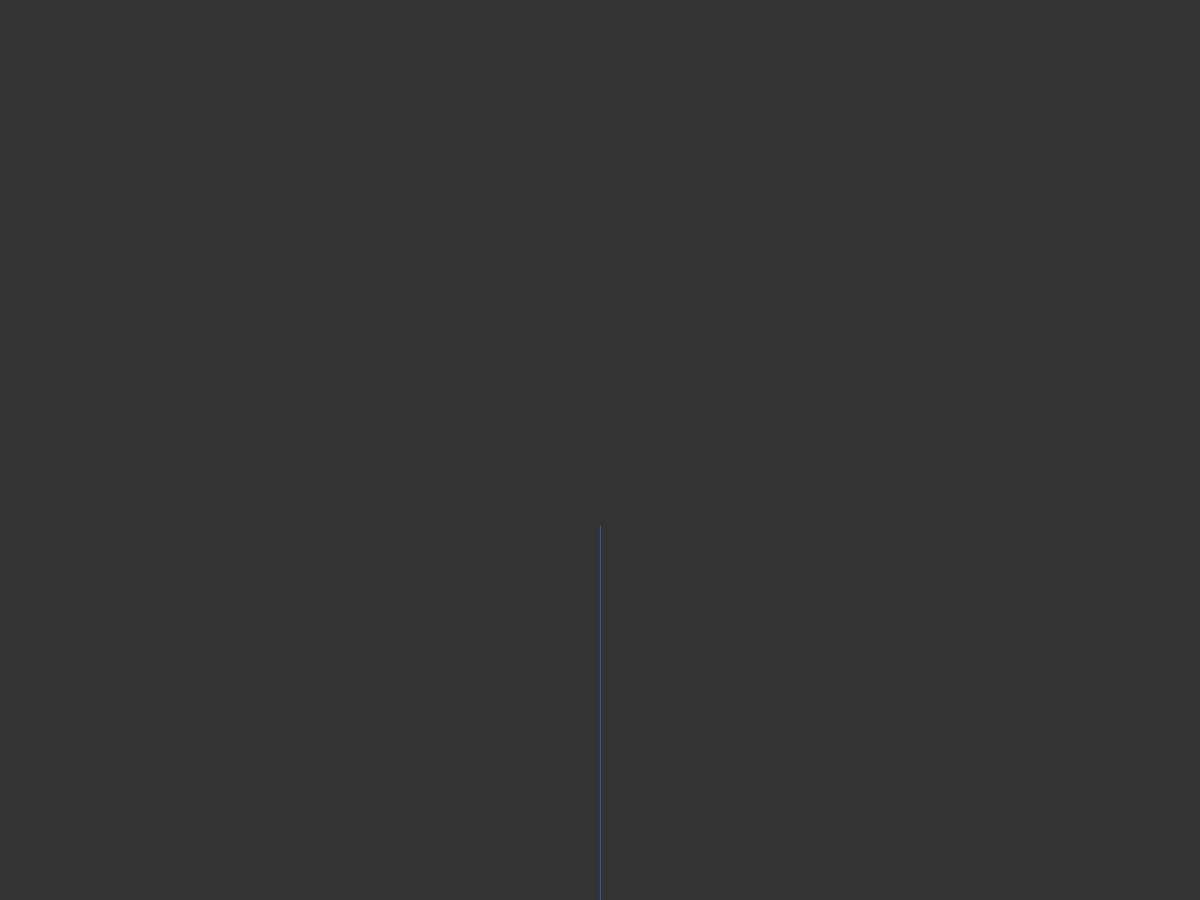
Frame 1 (no input)
Frame 60 (the mouse pressed at the canvas centre just before this capture): identical to frame 1, image omitted
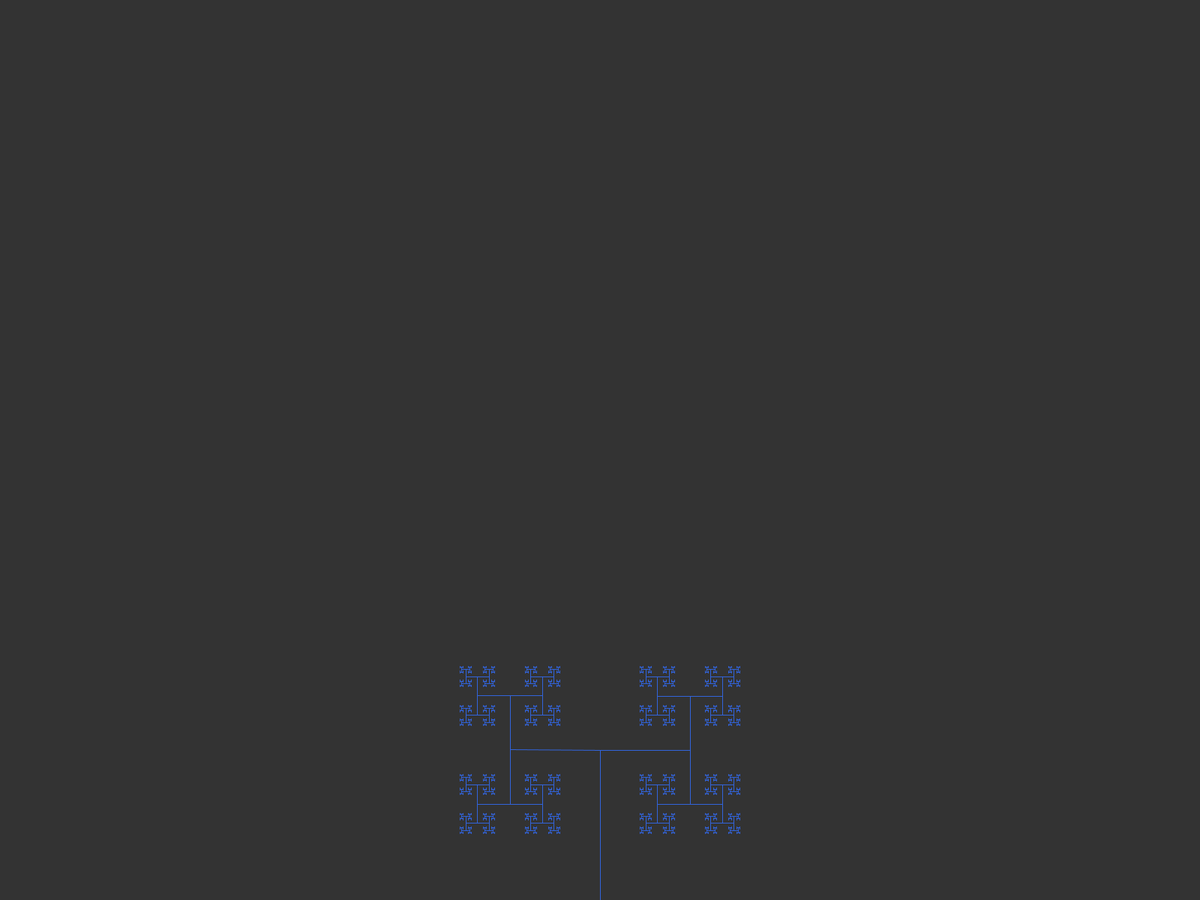
Frame 120 (the mouse held since frame 60 and released just before this capture)

The Processing sketch that drew these frames (run headless with seeded random() and noise(); from frame 60 on, the mouse is pressed at the canvas centre):

// Processing sketch: Tree_Shipmann
// ── Tree_Shipmann.pde
float angle = PI/8;
float scaleFactor = 0.6;

void setup()
{
  fullScreen();
  background(51);
}

void draw()
{
  background(51);
  stroke(50,100,220);
  strokeWeight(1);
  angle = map(mouseX,0,width,0,PI);
  translate(width/2,height);
  rotate(PI);
  branch(200);
}

void branch(float len)
{
  if(len>1)
  {
  line(0,0,0,len);
  translate(0,len);
 
  pushMatrix();
    rotate(angle);
    branch(len*scaleFactor);
  popMatrix();
  
  pushMatrix();
    rotate(-angle);
    branch(len*scaleFactor);
  popMatrix();
  }
  
}
